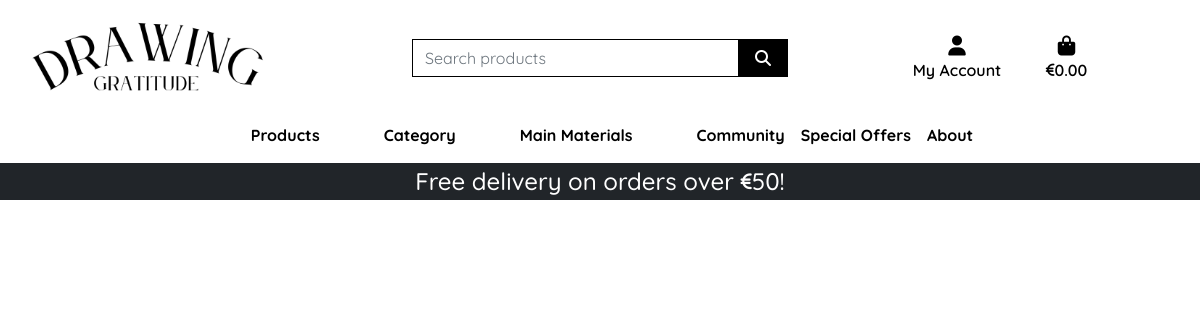
/blog/, run on an earlier commit of the app's database.
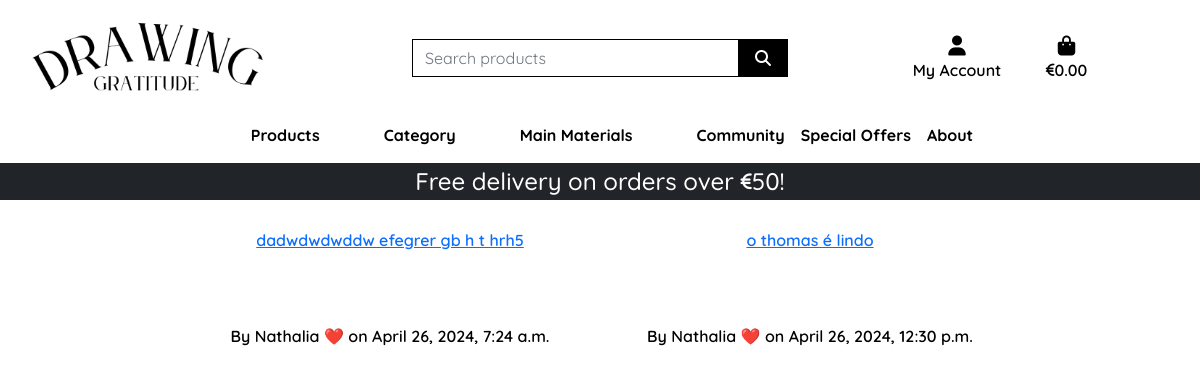
And on a later commit of the database.
### blog/models.py (models this page shows, shortened)
class Post(models.Model):
    title = models.CharField(max_length=200, unique=True)
    slug = models.SlugField(max_length=200, unique=True)
    content = models.TextField()
    created_on = models.DateTimeField(auto_now_add=True)
    like = models.ManyToManyField(
        User, default=None, related_name='like_posts', blank=True
    )
    author = models.ForeignKey(AboutMe, on_delete=models.CASCADE)
    image = models.ImageField(null=True, blank=True, upload_to='media/posts')

### about/models.py (models this page shows)
class AboutMe(models.Model):
    artist = models.CharField(max_length=100)
    title = models.CharField(max_length=254)
    content = models.TextField()
    image_url = models.URLField(max_length=1024, null=True, blank=True)
    image = models.ImageField(null=True, blank=True)
    def __str__(self):
        return self.artist

### blog/views.py (the view)
# urls.py: path('', views.blog.as_view(), name='blog'),
class blog(generic.ListView):
    queryset = Post.objects.all()
    template_name = "blog/blog.html"
    paginate_by = 3

### bag/contexts.py (called while the page is built, shortened)
def bag_contents(request):
    bag_items = []
    total = 0
    total_discounted_price = 0
    product_count = 0
    bag = request.session.get('bag', {})
    delivery = total * Decimal(settings.STANDARD_DELIVERY_PERCENTAGE / 100) if total < settings.FREE_DELIVERY_THRESHOLD else 0
    grand_total = total + delivery
    context = {
        'bag_items': bag_items,
        'total': total,
        'total_discounted_price': total_discounted_price,
        'product_count': product_count,
        'delivery': delivery,
        'free_delivery_delta': max(0, settings.FREE_DELIVERY_THRESHOLD - total),
        'free_delivery_threshold': settings.FREE_DELIVERY_THRESHOLD,
        'grand_total': grand_total,
    }
    return context

### blog/templates/blog/blog.html (shortened to what this page needs)
{% extends "base.html" %}
{% load static %}
{% block page_header %}
    <div class="container header-container">
    </div>
{% endblock %}
{% block content %}
    <div class="container mt-5">
        <div class="row text-center m-5">
            {% for post in post_list %}
            <div class="col cards cards-margin">
                <div class="post-card post-card-mq">
                    <div class="card-body">
                        <a href="{% url 'post_detail' post.slug %}" class="post-link">
                            <p class="card-title">{{ post.title }}</p><br>
                        </a>
                        <p class="card-text excerpt-text">{{ post.excerpt }}</p><br>
                        <p class="card-text card-info">By {{ post.author}} on {{ post.created_on}}</p>
                    </div>
                </div>
            </div>
                {% endfor %}
        </div>
    </div>
{% endblock %}

### templates/base.html (shortened to what this page needs)
{% load static %}
{% load crispy_forms_tags %}
<!doctype html>
<html lang="en">
  <head>
    {% block corecss %}
      <link href="https://cdn.jsdelivr.net/npm/bootstrap@5.0.2/dist/css/bootstrap.min.css" rel="stylesheet">
      <link rel="stylesheet" href="{% static 'css/base.css' %}">
      <link rel="stylesheet" href="https://cdnjs.cloudflare.com/ajax/libs/font-awesome/6.5.1/css/all.min.css">
    {% endblock %}
  </head>
  <body>
    <header class="container-fluid fixed-top">
      <div id="topnav" class="row bg-white pt-lg-2 d-none d-lg-flex">
        <div class="col-12 col-lg-4 my-auto py-1 py-lg-0 text-center text-lg-left">
          <a href="{% url 'home' %}" class="nav-link main-logo-link">
            <img src="{{ MEDIA_URL }}home/logo.png" alt="logo" class="logo-img">
          </a>
        </div>
        <div class="col-12 col-lg-4 my-auto py-1 py-lg-0">
          <form method="GET" action="{% url 'products' %}">
            <div class="input-group w-100">
              <input class="form-control border border-black rounded-0" type="text" name="q" placeholder="Search products">
              <div class="input-group-append">
                <button class="form-control btn btn-dark border border-black rounded-0" type="submit">
                  <span class="icon">
                    <i class="fa-solid fa-magnifying-glass"></i>
                  </span>
                </button>
              </div>
            </div>
          </form>
        </div>
        <div class="col-12 col-lg-4 my-auto py-1 py-lg-0">
          <ul class="list-inline list-unstyled text-center text-lg-right my-0">
            <li class="list-inline-item dropdown">
                <a class="text-black nav-link" href="#" id="user-options" role="button" data-bs-toggle="dropdown" aria-expanded="false">
                    <div class="text-center">
                        <div><i class="fas fa-user fa-lg"></i></div>
                        <p class="my-0">My Account</p>
                    </div>
                </a>
            </li>
            <li class="list-inline-item">
                <a class="{% if grand_total %}text-info fw-bold{% else %}text-black{% endif %} nav-link" href="{% url 'view_bag' %}">
                    <div class="text-center">
                        <div><i class="fas fa-shopping-bag fa-lg"></i></div>
                        <p class="my-0">
                            {% if grand_total %}
                              <i class="fa-solid fa-euro-sign fa-sm"></i>{{ grand_total|floatformat:2 }}
                            {% else %}
                              <i class="fa-solid fa-euro-sign fa-sm"></i>0.00
                            {% endif %}
                        </p>
                    </div>
                </a>
            </li>
          </ul>
        </div>
      </div>
      <div class="row bg-white">
        <nav class="navbar navbar-expand-lg navbar-light w-100">
          {% include 'includes/main-nav.html' %}
        </nav>
      </div>
      <div id="delivery-banner" class="row text-center">
        <div class="col bg-dark text-white">
          <h4 class="my-1">Free delivery on orders over <i class="fa-solid fa-euro-sign fa-xs"></i>{{ free_delivery_threshold }}!</h4>
        </div>
      </div>
    </header>
    {% block page_header %}
    {% endblock %}
    {% block content %}
    {% endblock %}
  </body>
</html>

### templates/includes/main-nav.html (shortened to what this page needs)
<div class="collapse navbar-collapse" id="main-nav">
    <ul class="navbar-nav me-auto mx-auto">
        <li class="nav-item dropdown">
            <a class="logo-font fw-bold nav-link text-black me-5" href="#" id="all-products-link" role="button" data-bs-toggle="dropdown" aria-expanded="false">
                Products
            </a>
        </li>
        <li class="nav-item dropdown">
            <a class="logo-font fw-bold nav-link text-black me-5" href="#" id="clothing-link" role="button" data-bs-toggle="dropdown" aria-expanded="false">
                Category
            </a>
        </li>
        <li class="nav-item dropdown">
            <a class="logo-font fw-bold nav-link text-black me-5" href="#" id="homeware-link" role="button" data-bs-toggle="dropdown" aria-expanded="false">
                Main Materials
            </a>
        </li>
        <li class="nav-item">
            <a class="nav-link logo-font fw-bold text-black" href="{% url 'community' %}">Community</a>
        </li>
        <li class="nav-item dropdown">
            <a class="logo-font fw-bold nav-link text-black" href="" role="button" data-bs-toggle="dropdown" aria-expanded="false">
                Special Offers
            </a>
        </li>
        <li class="nav-item dropdown">
            <a class="logo-font fw-bold nav-link text-black" href="" id="specials-link" role="button" data-bs-toggle="dropdown" aria-expanded="false">
                About
            </a>
        </li>
    </ul>
</div>

### static/css/base.css (style rules this page uses)
html { height: 100%; }
body { background-color: white; font-family: "Quicksand", sans-serif; font-optical-sizing: auto; font-weight: 600; color: black; }
.logo-img { max-width: 15em; }
.icon { align-items: center; display: inline-flex; justify-content: center; height: 1.5rem; width: 1.5rem; }
.main-logo-link { width: fit-content; }
.btn-dark { background: black; color: white; }
.text-black { color: #000 !important; }
.border-black { border: 1px solid black !important; }
li { list-style: none; }
@media (min-width: 1200px) { .container { max-width: 80%; } }
@media (min-width: 992px) { .header-container { padding-top: 164px; } }

What changed in the data, as far as the page shows it:
added Post: title "dadwdwdwddw efegrer gb h t hrh5", author "Nathalia ❤️", created_on "April 26, 2024, 7:24 a.m."
added Post: title "o thomas é lindo", author "Nathalia ❤️", created_on "April 26, 2024, 12:30 p.m."
